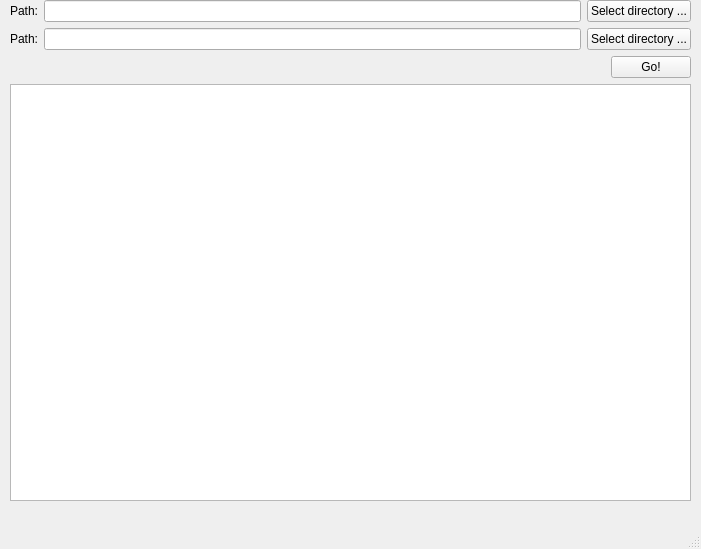
<?xml version="1.0" encoding="UTF-8"?>
<ui version="4.0">
 <class>MainWindow</class>
 <widget class="QMainWindow" name="MainWindow">
  <property name="geometry">
   <rect>
    <x>0</x>
    <y>0</y>
    <width>701</width>
    <height>549</height>
   </rect>
  </property>
  <property name="windowTitle">
   <string>MainWindow</string>
  </property>
  <widget class="QWidget" name="centralwidget">
   <widget class="QWidget" name="">
    <property name="geometry">
     <rect>
      <x>10</x>
      <y>0</y>
      <width>681</width>
      <height>501</height>
     </rect>
    </property>
    <layout class="QVBoxLayout" name="verticalLayout">
     <property name="sizeConstraint">
      <enum>QLayout::SetNoConstraint</enum>
     </property>
     <item>
      <layout class="QHBoxLayout" name="horizontalLayout_2">
       <item>
        <widget class="QLabel" name="label">
         <property name="text">
          <string>Path:</string>
         </property>
        </widget>
       </item>
       <item>
        <widget class="QLineEdit" name="lineEdit_path1"/>
       </item>
       <item>
        <widget class="QPushButton" name="pushButton_selectDir1">
         <property name="text">
          <string>Select directory ...</string>
         </property>
        </widget>
       </item>
      </layout>
     </item>
     <item>
      <layout class="QHBoxLayout" name="horizontalLayout">
       <item>
        <widget class="QLabel" name="label_2">
         <property name="text">
          <string>Path:</string>
         </property>
        </widget>
       </item>
       <item>
        <widget class="QLineEdit" name="lineEdit_path2"/>
       </item>
       <item>
        <widget class="QPushButton" name="pushButton_selectDir2">
         <property name="text">
          <string>Select directory ...</string>
         </property>
        </widget>
       </item>
      </layout>
     </item>
     <item>
      <layout class="QHBoxLayout" name="horizontalLayout_3">
       <item>
        <spacer name="horizontalSpacer">
         <property name="orientation">
          <enum>Qt::Horizontal</enum>
         </property>
         <property name="sizeHint" stdset="0">
          <size>
           <width>40</width>
           <height>20</height>
          </size>
         </property>
        </spacer>
       </item>
       <item>
        <widget class="QPushButton" name="pushButton_go">
         <property name="text">
          <string>Go!</string>
         </property>
        </widget>
       </item>
      </layout>
     </item>
     <item>
      <widget class="QListView" name="listView"/>
     </item>
    </layout>
   </widget>
  </widget>
  <widget class="QMenuBar" name="menubar">
   <property name="geometry">
    <rect>
     <x>0</x>
     <y>0</y>
     <width>701</width>
     <height>22</height>
    </rect>
   </property>
  </widget>
  <widget class="QStatusBar" name="statusbar"/>
 </widget>
 <resources/>
 <connections/>
</ui>
